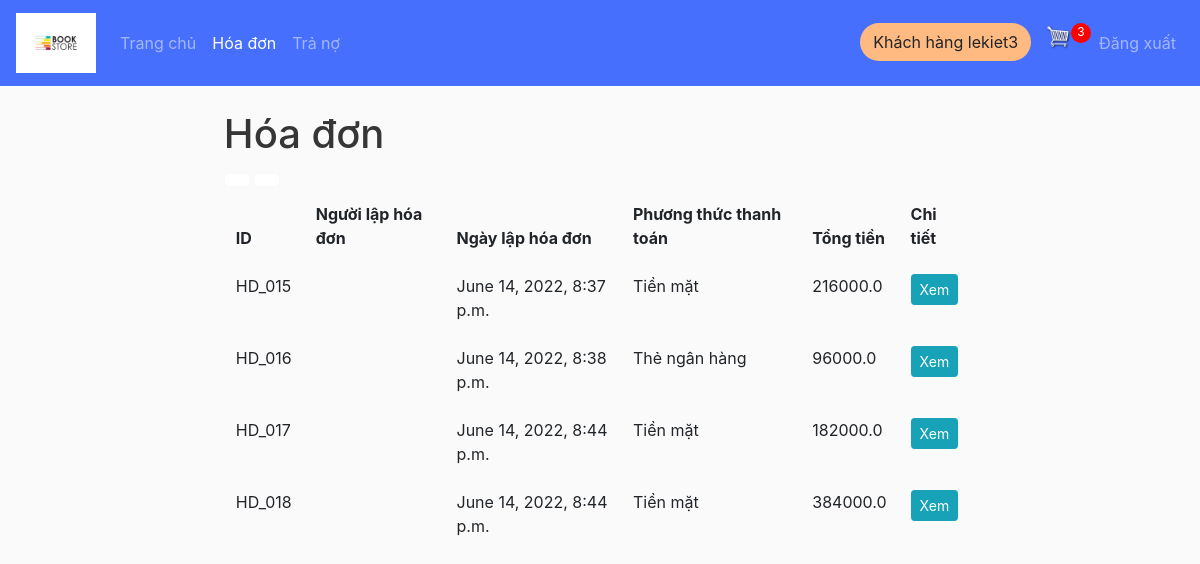
Screenshot of /list_invoice/ (signed in) with the database file from the repository.
### book/models.py (models this page shows, shortened)
class Person(models.Model):
    class Meta:
        verbose_name_plural = 'Thành viên'
    id = models.CharField(max_length=100, primary_key=True, editable=True)
    ho_ten = models.CharField('Họ tên', max_length=100, null=True)
    ngay_sinh = models.DateField('Ngày sinh', null=True, editable=True)
    so_dien_thoai = models.CharField('Số điện thoại', max_length=13, null=True)
    dia_chi = models.CharField('Địa chỉ', max_length=1000, null=True)
    email = models.CharField('Email', max_length=50, null=True)
    profile_pic = models.ImageField(default="profile1.png", null=True)
    user = models.OneToOneField(User, blank=True, null=True, on_delete=models.CASCADE) # a user can have 1 customer, a customer have a user
    @property
    def get_group_name(self):
        query_set = Group.objects.filter(user = self.user)
        if not query_set:
            query_set = ''
        else:
            query_set = query_set[0].name.capitalize()
        return query_set

class HoaDon(models.Model):
    class Meta:
        verbose_name_plural = 'Hóa đơn'
    pttt = (
            ('Thẻ ngân hàng', 'Thẻ ngân hàng'),
            ('Tiền mặt', 'Tiền mặt'),
            )
    id_HD = models.CharField('Mã hóa đơn', max_length=100, primary_key=True, default= 'HD_', editable=True)
    ngay_lap_HD = models.DateTimeField('Ngày lập hóa đơn', null=True)
    tong_tien = models.FloatField('Tổng tiền', null=True, default=0, editable=True)
    nguoi_lap_HD = models.ForeignKey(Person, verbose_name='Nhân viên', null=True, blank=True, related_name="nhan_vien", on_delete=models.PROTECT)
    khach_hang = models.ForeignKey(Person, verbose_name='Khách hàng', null=True, blank=True, related_name="khach_hang", on_delete=models.PROTECT)
    phuong_thuc_thanh_toan = models.CharField('Phương thức thanh toán', max_length=100, null=False, choices=pttt)
    da_tra = models.FloatField('Đã trả', null=True, default=0, editable=True)
    @property
    def get_cart_items(self):
        cac_mat_hang = self.chitiethoadon_set.all()
        total = sum([mh.so_luong for mh in cac_mat_hang])
        return total

### book/views.py (the view)
# urls.py: path('list_invoice/', views.listInvoice, name='list_invoice'),
@login_required(login_url='login')
def listInvoice(request):
    user = request.user.person
    invoices = HoaDon.objects.filter(khach_hang__id=user.id).exclude(tong_tien=0, da_tra=-1)
    cart_info = get_cart_info(request)
    context = {'invoices': invoices, 'cartItems':cart_info['cartItems']}
    return render(request, 'book/list_invoice.html', context)

### book/utils.py (called while the page is built)
def get_cart_info(request):
    if request.user.is_authenticated:
        kh = request.user.person
        hd = HoaDon.objects.get(khach_hang = kh, da_tra=-1, tong_tien=0)
        mat_hang = hd.chitiethoadon_set.all()
        cartItems = hd.get_cart_items
    return {'mat_hang': mat_hang, 'hd':hd, 'cartItems': cartItems}

### book/templates/book/list_invoice.html (shortened to what this page needs)
{%  extends 'book/main.html' %}
{% block content %}
<link href="https://maxcdn.bootstrapcdn.com/font-awesome/4.7.0/css/font-awesome.min.css" rel="stylesheet" />
<div class="page-content container">
    <div class="page-header text-blue-d2">
        <h1 class="page-title text-secondary-d1">
            Hóa đơn
        </h1>
        <div class="page-tools">
            <div class="action-buttons">
                <a class="btn bg-white btn-light mx-1px text-95" href="#" data-title="Print">
                </a>
                <a class="btn bg-white btn-light mx-1px text-95" href="#" data-title="PDF">
                </a>
            </div>
        </div>
    </div>
<div class="table-responsive">
    <table class="table table-striped table-borderless border-0 border-b-2 brc-default-l1">
        <thead class="bg-none bgc-default-tp1">
            <tr class="text-black">
                <th>ID</th>
                <th>Người lập hóa đơn</th>
                <th>Ngày lập hóa đơn</th>
                <th>Phương thức thanh toán</th>
                <th>Tổng tiền</th>
                <th>Chi tiết</th>
            </tr>
        </thead>
        <tbody class="text-95 text-secondary-d3">
            {% for invoice in invoices %}
            <tr>
                <td>{{invoice.id_HD}}</td>
                <td>{{invoice.nguoi_lap_HD.ho_ten}}</td>
                <td>{{invoice.ngay_lap_HD}}</td>
                <td>{{invoice.phuong_thuc_thanh_toan}}</td>
                <td>{{invoice.tong_tien}}</td>
                <th><a class="btn btn-sm btn-info" href="{% url 'review_invoice' invoice.id_HD %}">Xem</a></th>
            </tr>
            {% endfor %}
        </tbody>
    </table>
</div>
{% endblock content %}

### book/templates/book/navbar.html (shortened to what this page needs)
{% load static %}
<nav class="navbar navbar-expand-sm navbar-dark" style="background-color: rgba(40, 88, 255, 0.85);">
  <a class="navbar-brand" href="{% url 'home' %}">
    <img src="{% static 'images/logons.png' %}" alt="logo" height="60px">
  </a>
  <div class="collapse navbar-collapse" id="navbarSupportedContent">
    <ul class="navbar-nav mr-auto">
      <li class="nav-item {% if request.resolver_match.view_name == 'home' %}active{% endif %}">
        <a class="nav-link" href="{% url 'home' %}">Trang chủ </a>
      </li>
      {% if user.is_authenticated %}
        {% if user.person.get_group_name == 'Thủ kho' %}
          <li class="nav-item {% if request.resolver_match.view_name == 'book_entry' %}active{% endif %}">
            <a class="nav-link" href="{% url 'book_entry' %}">Nhập sách</a>
          </li>
          <li class="nav-item dropdown {% if request.resolver_match.view_name == 'inventory_report' or  request.resolver_match.view_name == 'debt_report' %}active{% endif %}">
            <a class="nav-link dropdown-toggle" href="#" id="navbarDropdown" role="button" data-toggle="dropdown" aria-haspopup="true" aria-expanded="false">
              Báo cáo
            </a>
            <div class="dropdown-menu" aria-labelledby="navbarDropdown">
              <a class="dropdown-item" href="{% url 'inventory_report' %}">Báo cáo tồn</a>
              <a class="dropdown-item" href="{% url 'debt_report' %}">Báo cáo nợ</a>
            </div>
          </li>
        {% elif user.person.get_group_name == 'Khách hàng' %}
          <li class="nav-item {% if request.resolver_match.view_name == 'list_invoice' %}active{% endif %}">
            <a class="nav-link" href="{% url 'list_invoice' %}">Hóa đơn</a>
          </li>
          <li class="nav-item {% if request.resolver_match.view_name == 'pay_debt' %}active{% endif %}">
            <a class="nav-link" href="{% url 'pay_debt' %}">Trả nợ</a>
          </li>
        {% endif %}
      {% endif %}
    </ul>
    <div class="form-inline my-2 my-lg-0">
      <ul class="navbar-nav">
        {% if user.is_authenticated %}
        <li class="nav-item">
          <a class="btn" style="background-color: #FFBA81; border-radius: 40px;" href="/customer_info/">{{request.user.person.get_group_name}} {{request.user}}</a>
        </li>
          {% if user.person.get_group_name == 'Khách hàng' %}
            <a href="{% url 'cart' %}">
              <img id="cart-icon" src="{% static 'images/cart.png' %}" alt="cart-icon">
            </a>
            <p id="cart-total">{{cartItems}}</p>
          {% endif %}
        <li class="nav-item">
          <a class="nav-link" href="{% url 'logout' %}">Đăng xuất</a>
        </li>
        {% endif %}
    </ul>
    </div>
  </div>
</nav>

### static/css/navbar.css (style rules this page uses)
#cart-icon { width:25px; display: inline-block; margin-left: 15px; }
#cart-total { display: block; text-align: center; color:#fff; background-color: red; width: 20px; height: 20px; border-radius: 80%; font-size: 12px; }

### static/css/book_main.css (style rules this page uses)
.container { max-width: 82% !important; }
body { background-color: hsl(0, 0%, 98%); }
h1,h2,h3,h4,h5,h6 { color:hsl(0, 0%, 21%); }

### rows the page displays
HoaDon: id_HD "HD_015", ngay_lap_HD "June 14, 2022, 8:37 p.m.", phuong_thuc_thanh_toan "Tiền mặt", tong_tien "216000.0"
HoaDon: id_HD "HD_016", ngay_lap_HD "June 14, 2022, 8:38 p.m.", phuong_thuc_thanh_toan "Thẻ ngân hàng", tong_tien "96000.0"
HoaDon: id_HD "HD_017", ngay_lap_HD "June 14, 2022, 8:44 p.m.", phuong_thuc_thanh_toan "Tiền mặt", tong_tien "182000.0"
HoaDon: id_HD "HD_018", ngay_lap_HD "June 14, 2022, 8:44 p.m.", phuong_thuc_thanh_toan "Tiền mặt", tong_tien "384000.0"

### other values shown
{{ request.user.person.get_group_name }} "Khách hàng"
{{ request.user }} "lekiet3"
{{ cartItems }} "3"
